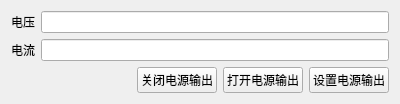
<?xml version="1.0" encoding="UTF-8"?>
<ui version="4.0">
 <class>MainWindow</class>
 <widget class="QMainWindow" name="MainWindow">
  <property name="geometry">
   <rect>
    <x>0</x>
    <y>0</y>
    <width>400</width>
    <height>94</height>
   </rect>
  </property>
  <property name="windowTitle">
   <string>MainWindow</string>
  </property>
  <widget class="QWidget" name="centralWidget">
   <layout class="QGridLayout" name="gridLayout">
    <item row="2" column="4">
     <widget class="QPushButton" name="pb_Set">
      <property name="text">
       <string>设置电源输出</string>
      </property>
     </widget>
    </item>
    <item row="2" column="3">
     <widget class="QPushButton" name="pb_Open">
      <property name="text">
       <string>打开电源输出</string>
      </property>
     </widget>
    </item>
    <item row="2" column="2">
     <widget class="QPushButton" name="pb_Close">
      <property name="text">
       <string>关闭电源输出</string>
      </property>
     </widget>
    </item>
    <item row="1" column="0">
     <widget class="QLabel" name="label_2">
      <property name="text">
       <string>电流</string>
      </property>
     </widget>
    </item>
    <item row="0" column="0">
     <widget class="QLabel" name="label">
      <property name="text">
       <string>电压</string>
      </property>
     </widget>
    </item>
    <item row="2" column="1">
     <spacer name="horizontalSpacer">
      <property name="orientation">
       <enum>Qt::Horizontal</enum>
      </property>
      <property name="sizeHint" stdset="0">
       <size>
        <width>40</width>
        <height>20</height>
       </size>
      </property>
     </spacer>
    </item>
    <item row="1" column="1" colspan="4">
     <widget class="QLineEdit" name="le_Current"/>
    </item>
    <item row="0" column="1" colspan="4">
     <widget class="QLineEdit" name="le_Voltage"/>
    </item>
   </layout>
  </widget>
 </widget>
 <layoutdefault spacing="6" margin="11"/>
 <resources/>
 <connections/>
</ui>
